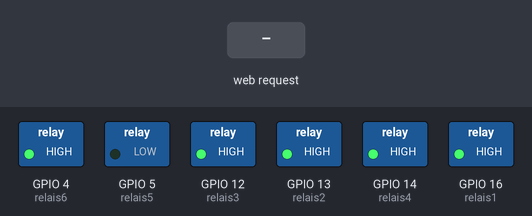
The sketch below on a simulated ESP8266 (NodeMCU). Shown: switched loads named in the sketch (green lamp = pin HIGH). Inputs (shaded band) come from the test bench. WiFi joins after 1.5 s; servers stay silent unless stated; no MQTT or app messages arrive unless stated; what the sketch prints to the serial monitor is not drawn.

Above: at 2.5 s.
2.6 s: HTTP request GET /1/off received
At 3.8 s:
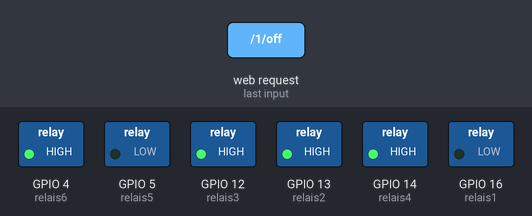
4.1 s: HTTP request GET /2/off received
At 5.3 s:
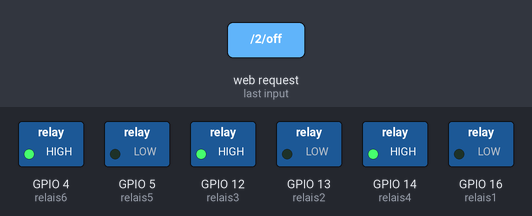
5.6 s: HTTP request GET /3/off received
At 6.8 s:
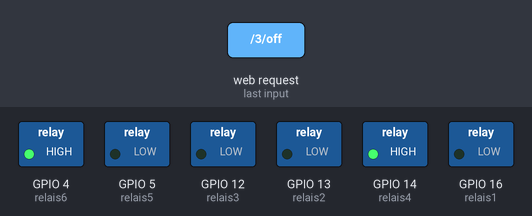
7.1 s: HTTP request GET /4/off received
At 7.4 s:
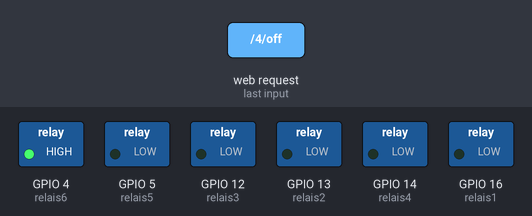
8.6 s: HTTP request GET /5/off received
At 9.0 s:
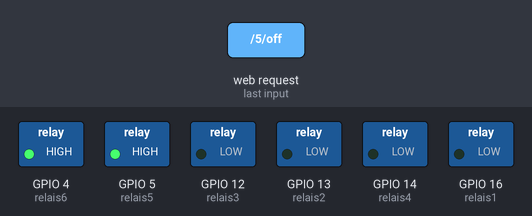
10.1 s: HTTP request GET /1/on received
At 10.6 s:
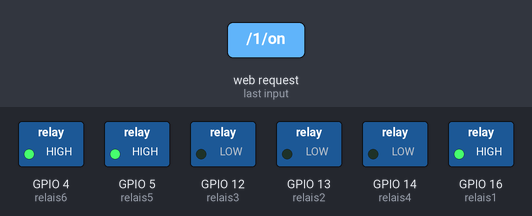
Timing chart, 0 to 12.6 s (numbered marks = the images above; inputs shaded):
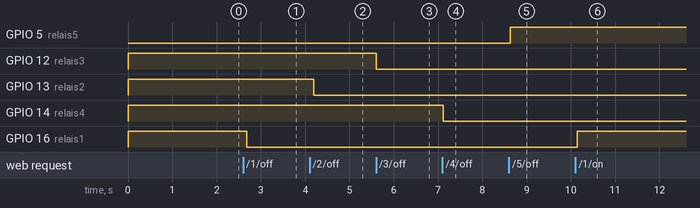

Measured:
- after the input at 2.6 s, GPIO 16 (relais1): HIGH → LOW after 0.09 s
- after the input at 4.1 s, GPIO 13 (relais2): HIGH → LOW after 0.10 s
- after the input at 5.6 s, GPIO 12 (relais3): HIGH → LOW at once
- after the input at 7.1 s, GPIO 14 (relais4): HIGH → LOW at once
- after the input at 8.6 s, GPIO 5 (relais5): LOW → HIGH at once
- after the input at 10.1 s, GPIO 16 (relais1): LOW → HIGH after 0.05 s

The sketch:

ESP-Energenie-WCD.ino
```cpp
/*********
Gemaakt voor in de Energenie op de NodeMCU V3
Basic idea from https://randomnerdtutorials.com/esp8266-web-server-with-arduino-ide/
*********/

// Load Wi-Fi library
#include <ESP8266WiFi.h>
#include <PubSubClient.h>

//Subscribe to the following topic for switching the power sockets/relais
const char* MQTT_TOPIC_ENERGENIE = "huis/ESP-Energenie/+/out";
const char* strClientID = "ESP-Energenie-WCD";

// Replace with your network credentials
const char* SSID		= "WifiSSID";
const char* PASSWORD    = "WifiPassword";
const char* MQTT_SERVER = "192.168.5.248";

// Set web server port number to 80
WiFiServer httpServer(80);

// Variable to store the HTTP request
String header;

#define DEBUG		1	// set to 1 to display each loop() run and PIR trigger
#define RELAY_OFF	 0
#define RELAY_ON		1

// Auxiliar variables to store the current output state
String relais1State = "off";
String relais2State = "off";
String relais3State = "off";
String relais4State = "off";
String relais5State = "off";
String relais6State = "off";

// Assign output variables to GPIO pins
const int relais1 = 16; //GPIO 16
const int relais2 = 13; //GPIO 13
const int relais3 = 12; //GPIO 12
const int relais4 = 14; //GPIO 14
const int relais5 = 5; //GPIO 5
const int relais6 = 4; //GPIO 4

WiFiClient espClient;
WiFiClient httpClient;

PubSubClient mqttClient(espClient);


void switchRelay(char number, char status) {
	//"Relais 1 off"
#if DEBUG
	Serial.print("Relais ");
	Serial.print(number, DEC);
	if (status == RELAY_OFF) Serial.println(": off");
	else										 Serial.println(": on");
#endif

	switch (number) {
		case 1: //Relay 1
			if (status == RELAY_OFF) {
				relais1State = "off";
			} else {
				relais1State = "on";
			}
			digitalWrite(relais1, status);
			break;
		case 2: //Relay 2
			if (status == RELAY_OFF) {
				relais2State = "off";
			} else {
				relais2State = "on";
			}
			digitalWrite(relais2, status);
			break;
		case 3: //Relay 3
			if (status == RELAY_OFF) {
				relais3State = "off";
			} else {
				relais3State = "on";
			}
			digitalWrite(relais3, status);
			break;
		case 4: //Relay 4
			if (status == RELAY_OFF) {
				relais4State = "off";
			} else {
				relais4State = "on";
			}
			digitalWrite(relais4, status);
			break;
		case 5: //Relay 5: inverted signal
			if (status == RELAY_OFF) {
				relais5State = "off";
				digitalWrite(relais5, 1);
			} else {
				relais5State = "on";
				digitalWrite(relais5, 0);
			}
			break;
		case 6: //Relay 6: inverted signal
			if (status == RELAY_OFF) {
				relais6State = "off";
				digitalWrite(relais6, 1);
			} else {
				relais6State = "on";
				digitalWrite(relais6, 0);
			}
			break;
	}
}

void mqttCallback(char* topic, byte* payload, unsigned int length) {
	char number;
	char data;
	char status;

	number = topic[19];
	data = (char)payload[0];

	//Topic: "huis/ESP-Energenie/+/out"
	Serial.print("Message arrived [");
	Serial.print(topic);
	Serial.print("]: Socket: ");
	Serial.print(number);
	Serial.print(" : ");
	Serial.println(data);

	if ((data == '1') || (data == 1))
		status = RELAY_ON;
	else
		status = RELAY_OFF;

	switchRelay(number - '0', status);
}

void reconnect() {
	for (int i = 0; i < 5; i++) {
		// Check if we're reconnected
		if (!mqttClient.connected()) {
			Serial.print("Attempting MQTT connection...");
			// Attempt to connect
			if (mqttClient.connect(strClientID)) {
				Serial.println("connected");

				//Once connected subscribe to the topic
				mqttClient.subscribe(MQTT_TOPIC_ENERGENIE);
			} else {
				Serial.print("failed, rc=");
				Serial.print(mqttClient.state());
				Serial.println(" try again in 5 seconds");
				// Wait 5 seconds before retrying
				delay(5000);
			}
		} else {
			//Connected! Break out of the loop
			break;
		}
	}
}

void setup() {
	Serial.begin(115200);
	Serial.print("[");
	Serial.print(strClientID);
	Serial.println("]");

	// Initialize the output variables as outputs
	pinMode(relais1, OUTPUT);
	pinMode(relais2, OUTPUT);
	pinMode(relais3, OUTPUT);
	pinMode(relais4, OUTPUT);
	pinMode(relais5, OUTPUT);
	pinMode(relais6, OUTPUT);

	// Set relais default ON
	switchRelay(1, RELAY_ON);
	switchRelay(2, RELAY_ON);
	switchRelay(3, RELAY_ON);
	switchRelay(4, RELAY_ON);
	switchRelay(5, RELAY_ON);
	switchRelay(6, RELAY_OFF);

	//WIFIconnect();

	mqttClient.setServer(MQTT_SERVER, 1883);
	mqttClient.setCallback(mqttCallback);

	//Start the http server
	httpServer.begin();
}

void displayHTMLpage(void) {
	if (httpClient.connected()) {

		// Display the HTML web page
		httpClient.println("<!DOCTYPE html><html>");
		httpClient.println("<head><meta name=\"viewport\" content=\"width=device-width, initial-scale=1\">");
		httpClient.println("<title>Energenie NodeMCU</title>");
		httpClient.println("<meta http-equiv=\"refresh\" content=\"5; URL=/\">");
		httpClient.println("<link rel=\"icon\" href=\"data:,\">");
		// CSS to style the on/off buttons
		// Feel free to change the background-color and font-size attributes to fit your preferences
		httpClient.println("<style>html { font-family: Helvetica; display: inline-block; margin: 0px auto; text-align: center;}");
		httpClient.println(".button { background-color: red; border: none; color: white; padding: 16px 40px; border-radius: 15px;");
		httpClient.println("text-decoration: none; font-size: 30px; margin: 2px; cursor: pointer;}");
		httpClient.println(".button2 {background-color: green;}</style></head>");

		// Web Page Heading
		httpClient.println("<body><h3>Energenie ESP-12S</h3>");

		// Display current state, and ON/OFF buttons for Relais 1
		httpClient.println("<p>Socket 1: RPi-Infra (HomeAssistant) - State: " + relais1State + "</p>");
		if (relais1State=="off") {
			httpClient.println("<p><a href=\"/1/on\"><button class=\"button\">OFF</button></a></p>");
		} else {
			httpClient.println("<p><a href=\"/1/off\"><button class=\"button button2\">ON</button></a></p>");
		}

		// Display current state, and ON/OFF buttons for Relais 2
		httpClient.println("<p>Socket 2: RPi-HomeLogic - State: " + relais2State + "</p>");
		if (relais2State=="off") {
			httpClient.println("<p><a href=\"/2/on\"><button class=\"button\">OFF</button></a></p>");
		} else {
			httpClient.println("<p><a href=\"/2/off\"><button class=\"button button2\">ON</button></a></p>");
		}

		// Display current state, and ON/OFF buttons for Relais 3
		httpClient.println("<p>Socket 3: CB2-Live - State: " + relais3State + "</p>");
		if (relais3State=="off") {
			httpClient.println("<p><a href=\"/3/on\"><button class=\"button\">OFF</button></a></p>");
		} else {
			httpClient.println("<p><a href=\"/3/off\"><button class=\"button button2\">ON</button></a></p>");
		}

		// Display current state, and ON/OFF buttons for Relais 4
		httpClient.println("<p>Socket 4 - Wooning-NAS - State: " + relais4State + "</p>");
		if (relais4State=="off") {
			httpClient.println("<p><a href=\"/4/on\"><button class=\"button\">OFF</button></a></p>");
		} else {
			httpClient.println("<p><a href=\"/4/off\"><button class=\"button button2\">ON</button></a></p>");
		}

		// Display current state, and ON/OFF buttons for Relais 5
		httpClient.println("<p>Socket 5 - POE Switch - State: " + relais5State + "</p>");
		if (relais5State=="off") {
			httpClient.println("<p><a href=\"/5/on\"><button class=\"button\">OFF</button></a></p>");
		} else {
			httpClient.println("<p><a href=\"/5/off\"><button class=\"button button2\">ON</button></a></p>");
		}

		// Display current state, and ON/OFF buttons for Relais 6
		httpClient.println("<p>Socket 6 - Licht Kerst Buiten (Voordeur) - State: " + relais6State + "</p>");
		if (relais6State=="off") {
			httpClient.println("<p><a href=\"/6/on\"><button class=\"button\">OFF</button></a></p>");
		} else {
			httpClient.println("<p><a href=\"/6/off\"><button class=\"button button2\">ON</button></a></p>");
		}

		// Display current state, and ON/OFF buttons for Relais 6
		httpClient.println("<p>Power reset - Shutdown Socket 1 till 3 (power on after 20 sec)</p>");
		httpClient.println("<p><a href=\"/power_reset\"><button class=\"button button2\">RESET</button></a></p>");

		httpClient.println("</body></html>");

		// The HTTP response ends with another blank line
		httpClient.println();

	}
}

void mqttLoop() {
	//Reconnect if the MQTT client is disconnected
	if (!mqttClient.connected()) {
		WIFIconnect();
		reconnect();
	}

	//Give the processor to the MQTT service
	mqttClient.loop();
}

void WIFIconnect()
{
	delay(10);
	WiFi.disconnect();
#if DEBUG
	Serial.println();
	Serial.print("Connecting to ");
	Serial.println(SSID);
#endif
	//WiFi.mode(WIFI_AP_STA);

	WiFi.begin(SSID, PASSWORD);

		// Wait for connection
	for (int i = 0; i < 75; i++) {
		if ( WiFi.status() != WL_CONNECTED ) {
			delay(500);
#if DEBUG
			Serial.print(".");
#endif
		}
	}

#if DEBUG
	if (WiFi.status() == WL_CONNECTED) {
		Serial.println("");
		Serial.println("WiFi connected");
		Serial.println("IP address: ");
		Serial.println(WiFi.localIP());
	}
#endif

}

void loop() {
	//
	// if (WiFi.status() != WL_CONNECTED) {
	//	 WIFIconnect();
	// }

	httpClient = httpServer.available();	 // Listen for incoming clients

	if (httpClient) {														 // If a new httpClient connects,
		Serial.println("New httpClient connected.");					// print a message out in the serial port
		String currentLine = "";								// make a String to hold incoming data from the httpClient
		while (httpClient.connected()) {						// loop while the httpClient's connected
			if (httpClient.available()) {						 // if there's bytes to read from the httpClient,
				char c = httpClient.read();						 // read a byte, then
				//Serial.write(c);										// print it out the serial monitor
				header += c;
				if (c == '\n') {										// if the byte is a newline character
					// if the current line is blank, you got two newline characters in a row.
					// that's the end of the httpClient HTTP request, so send a response:
					if (currentLine.length() == 0) {
						// HTTP headers always start with a response code (e.g. HTTP/1.1 200 OK)
						// and a content-type so the httpClient knows what's coming, then a blank line:
						httpClient.println("HTTP/1.1 200 OK");
						httpClient.println("Content-type:text/html");
						httpClient.println("Connection: close");
						httpClient.println();

						// turns the GPIOs on and off
						if (header.indexOf("GET /1/on") >= 0) {
							switchRelay(1, RELAY_ON);
						} else if (header.indexOf("GET /1/off") >= 0) {
							switchRelay(1, RELAY_OFF);
						} else if (header.indexOf("GET /2/on") >= 0) {
							switchRelay(2, RELAY_ON);
						} else if (header.indexOf("GET /2/off") >= 0) {
							switchRelay(2, RELAY_OFF);
						} else if (header.indexOf("GET /3/on") >= 0) {
							switchRelay(3, RELAY_ON);
						} else if (header.indexOf("GET /3/off") >= 0) {
							switchRelay(3, RELAY_OFF);
						} else if (header.indexOf("GET /4/on") >= 0) {
							switchRelay(4, RELAY_ON);
						} else if (header.indexOf("GET /4/off") >= 0) {
							switchRelay(4, RELAY_OFF);
						} else if (header.indexOf("GET /5/on") >= 0) {
							switchRelay(5, RELAY_ON);
						} else if (header.indexOf("GET /5/off") >= 0) {
							switchRelay(5, RELAY_OFF);
						} else if (header.indexOf("GET /6/on") >= 0) {
							switchRelay(6, RELAY_ON);
						} else if (header.indexOf("GET /6/off") >= 0) {
							switchRelay(6, RELAY_OFF);
						} else if (header.indexOf("GET /power_reset") >= 0) {
							switchRelay(1, RELAY_OFF);
							switchRelay(2, RELAY_OFF);
							switchRelay(3, RELAY_OFF);
							Serial.println("20 sec delay");
							delay(20000); //20sec
							switchRelay(1, RELAY_ON);
							switchRelay(2, RELAY_ON);
							switchRelay(3, RELAY_ON);
						}
						displayHTMLpage();

						// Break out of the while loop
						break;
					} else { // if you got a newline, then clear currentLine
						currentLine = "";
					}
				} else if (c != '\r') {	// if you got anything else but a carriage return character,
					currentLine += c;			// add it to the end of the currentLine
				}
			}

			//Serve the MQTT Client also when the httpClient is connected
			mqttLoop();
		}
		// Clear the header variable
		header = "";
		// Close the connection
		httpClient.stop();
		Serial.println("httpClient disconnected.");
		Serial.println("");
	}

	delay(100); //100ms

	//Serving the MQTT service
	mqttLoop();

}
```
